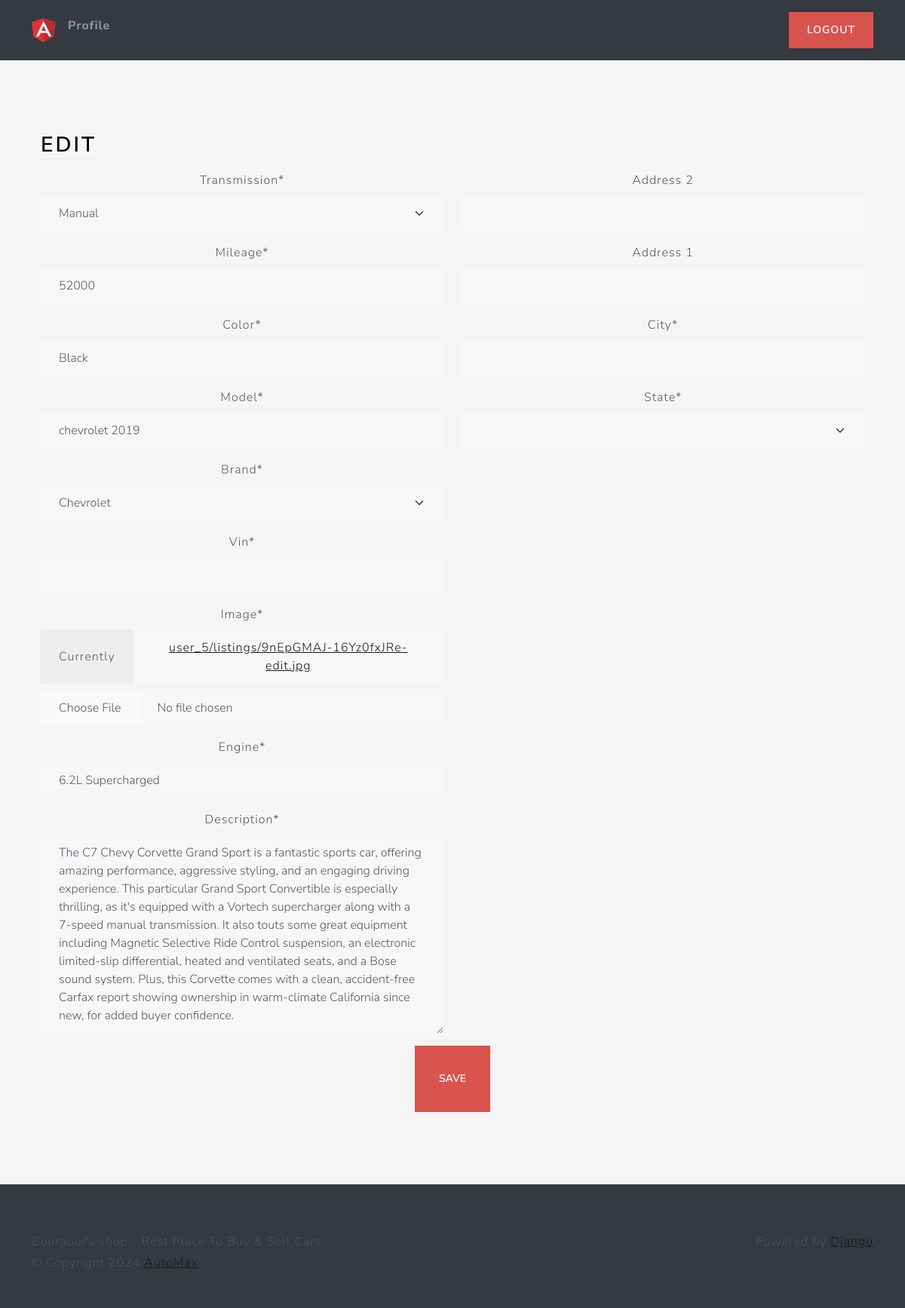
The page /listing/abb1b953df424fc98c0f9e89094118f7/edit/ (signed in) on the database its author committed.
### main/models.py (models this page shows, shortened)
class Listing(models.Model):
    id = models.UUIDField(primary_key=True, default=uuid.uuid4, unique=True, editable=False)
    created_at = models.DateTimeField(auto_now_add=True)
    updated_at = models.DateTimeField(auto_now=True)
    seller = models.ForeignKey(Profile, on_delete=models.CASCADE)
    brand = models.CharField(max_length=24,choices=CARS_BRANDS,default=None)
    model = models.CharField(max_length=17)
    vin= models.CharField(max_length=17)
    mileage = models.IntegerField(default=0)
    color = models.CharField(max_length=17)
    description = models.TextField()
    engine = models.CharField(max_length=17)
    transmission = models.CharField(max_length=17, choices = TRANSMISSION_OPTIONS, default=None)
    location = models.OneToOneField(Location,on_delete=models.SET_NULL,null=True)
    image = models.ImageField(upload_to=user_listing_path)

### users/models.py (models this page shows, shortened)
class Location(models.Model):
    address_1 = models.CharField(max_length=128, blank=True)
    address_2 = models.CharField(max_length=128, blank=True)
    city = models.CharField(max_length=84)
    state = models.CharField(max_length=20, choices=GOVERNORATE_CHOICES, default='sfax')

### main/views.py (the view)
# urls.py: path("listing/<str:id>/edit/", edit_view,name='edit'),
@login_required
def edit_view(request, id):
    try:
        listing = Listing.objects.get(id=id)
        if listing is None:
            raise Exception
        if request.method == 'POST':
            listing_form = ListingForm(
                request.POST, request.FILES, instance=listing)
            location_form = LocationForm(
                request.POST, instance=listing.location)
            if listing_form.is_valid and location_form.is_valid:
                print('if3')
                print('if3after')
                location_form.save()
                messages.info(request, f'Listing {id} updated successfully!')
                return redirect('home')
            else:
                messages.error(
                    request, f'An error occured while trying to edit the listing.')
                return reload()
        else:
            listing_form = ListingForm(instance=listing)
            location_form = LocationForm(instance=listing.location)
        context = {
            'location_form': location_form,
            'listing_form': listing_form
        }
        return render(request, 'views/edit.html', context)
    except Exception as e:
        messages.error(
            request, f'An error occured while trying to access the edit page.')
        return redirect('home')

### users/forms.py
class LocationForm(forms.ModelForm):
    class Meta :
        address_1 = forms.CharField(required=True)
        model = Location
        fields ={'address_1','address_2','city','state'}

### main/forms.py
class ListingForm(forms.ModelForm):
    class Meta :
        image = forms.ImageField(required=True)
        model = Listing
        fields ={'brand','model','vin','mileage','color',
                 'description','engine','transmission','image'}

### main/templates/views/edit.html (shortened to what this page needs)
{% extends 'base/base.html' %}
{% load static %}
{% load crispy_forms_tags %}
{% block 'body' %}
<div class="container-fluid text-center py-5">
    <div class="container px-4 py-5">
        <div class="row g-4">
            <div class="col d-flex align-items-start">
                <div>
                    <h2 class="mb-3 border-bottom" style="color: black">Edit</h2>
                </div>
            </div>
        </div>
        <form action="" method="post" enctype="multipart/form-data">
            <div class="row">
                <div class="col-6">
                    {{ listing_form|crispy }}
                </div>
                <div class="col-6">
                    {{ location_form|crispy }}
                </div>
            </div>
            <button class="btn btn-lg btn-danger" type="submit">Save</button>
        </form>
    </div>
</div>
{% endblock %}

### main/static/css/style.css (style rules this page uses)
html, body { height: 100%; }
body { align-items: center; padding-bottom: 40px; background-color: #f5f5f5; }
.h2, h2 { color: white; }

### rows shown on the page
Listing: transmission "Manual", mileage "52000", color "Black", model "chevrolet 2019", brand "Chevrolet", engine "6.2L Supercharged", description "The C7 Chevy Corvette Grand Sport is a fantastic sports car, offering amazing performance, aggressive styling, and an engaging driving experience. This particular Grand Sport Convertible is especially thrilling, as it's equipped with a Vortech supercharger along with a 7-speed manual transmission. It also touts some great equipment including Magnetic Selective Ride Control suspension, an electronic limited-slip differential, heated and ventilated seats, and a Bose sound system. Plus, this Corvette comes with a clean, accident-free Carfax report showing ownership in warm-climate California since new, for added buyer confidence."
